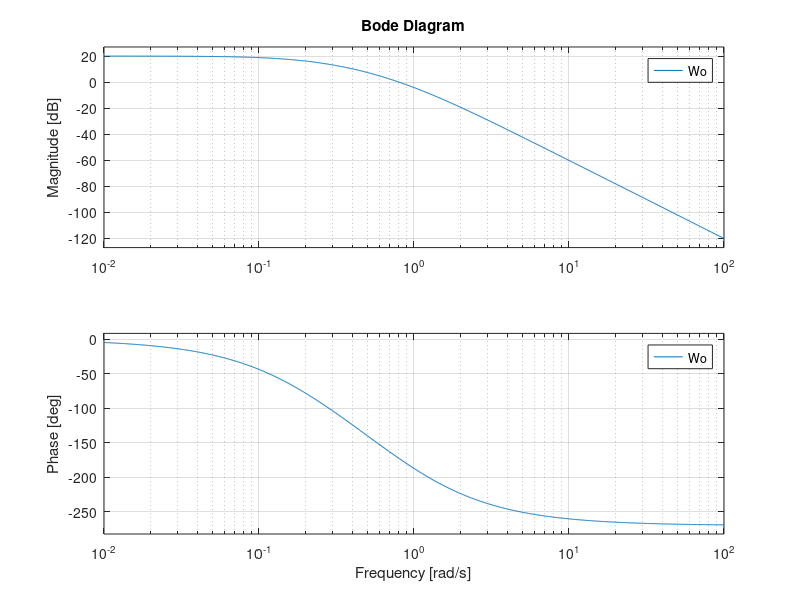
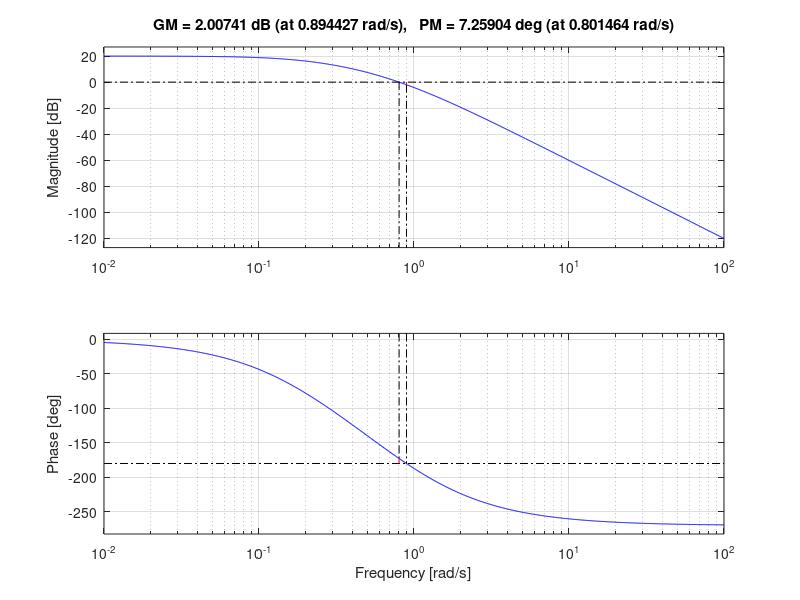
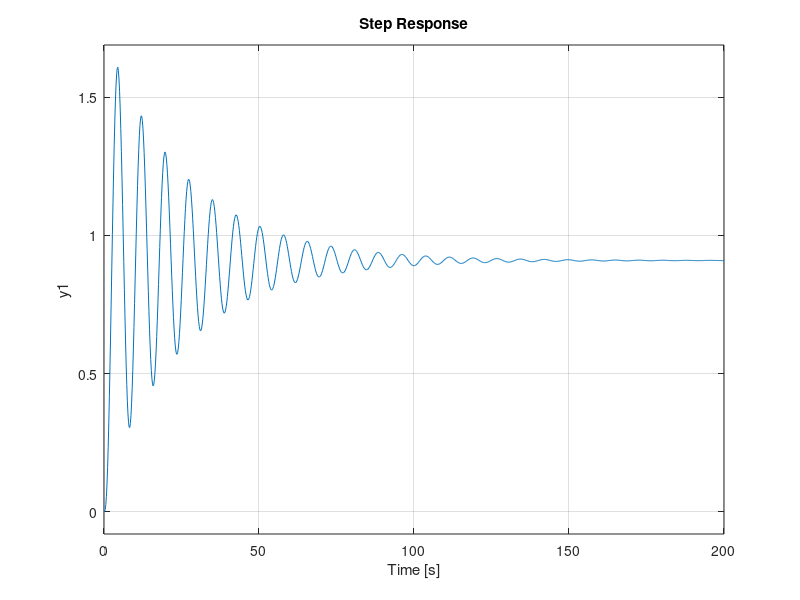

Write MATLAB code to recreate these figures, in order. (Note: this script raises an error after producing the figures.)
clear all
close all
clc

%szakasz
Wp = tf(10, conv(conv([1, 1], [2, 1]), [5, 1]))

% ha arányos a hibajellel akkor P szabalyozo !!!4
Ap = 1;
Wc = Ap

%felnytitott kor
Wo = Wc * Wp

% Zart kor
% a kimeneti jelet figyeljunk ezert az elso parameter az elorecsatolt ag, a
% masodik paramtere a visszacsatolo ag ami ha ures => 1 es utana a
% visszacsatolas merteke -1/1
Wry = feedback(Wo, 1, -1)

% A bode tetelt a felnyitott korre hivjuk mindig
% stabilitas a bode tetel ertelmeben

figure()
bode(Wo) % nem ad nekem eleg infot csak rajzolgat kis benacska
figure()
margin(Wo);
% gainmargin (erosites tartalek) (a figureba dB a valtozoba numerikus), 
% painmargin (fazistartalek), 
% erosites tartalekhoz tartozo frekvencia, fazistartalek frekvencia


% Gm - gain margin: erosites tartalek
% Pm - phase margin: fazistartalek
% wcg: erosites tartalekhoz tartozo frekvencia
% wcp - fazistartalekhoz tartozo frekvencia - vagasi korfrekvencia
[Gm, Pm, wcg, wcp] = margin(Wo)

% ha az Ap-t a gainmarginre allitom akkor elerjuk a vilagbeket ergo tokeletes
% oszcillator

%ugrasvalasz a zart korre
figure()
step(Wry)

% zart kor polusai -> komplex konjugalt parnak kene benne lennie
p = pole(Wry)

% marado hiba a rendszernek
e = 1-dcgain(Wry)

%stepinfo
info = stepinfo(Wry)



% Tervezesi Feltetelek
% T 2% < 17s
% overshoot < 24%
% PM > 65 fok